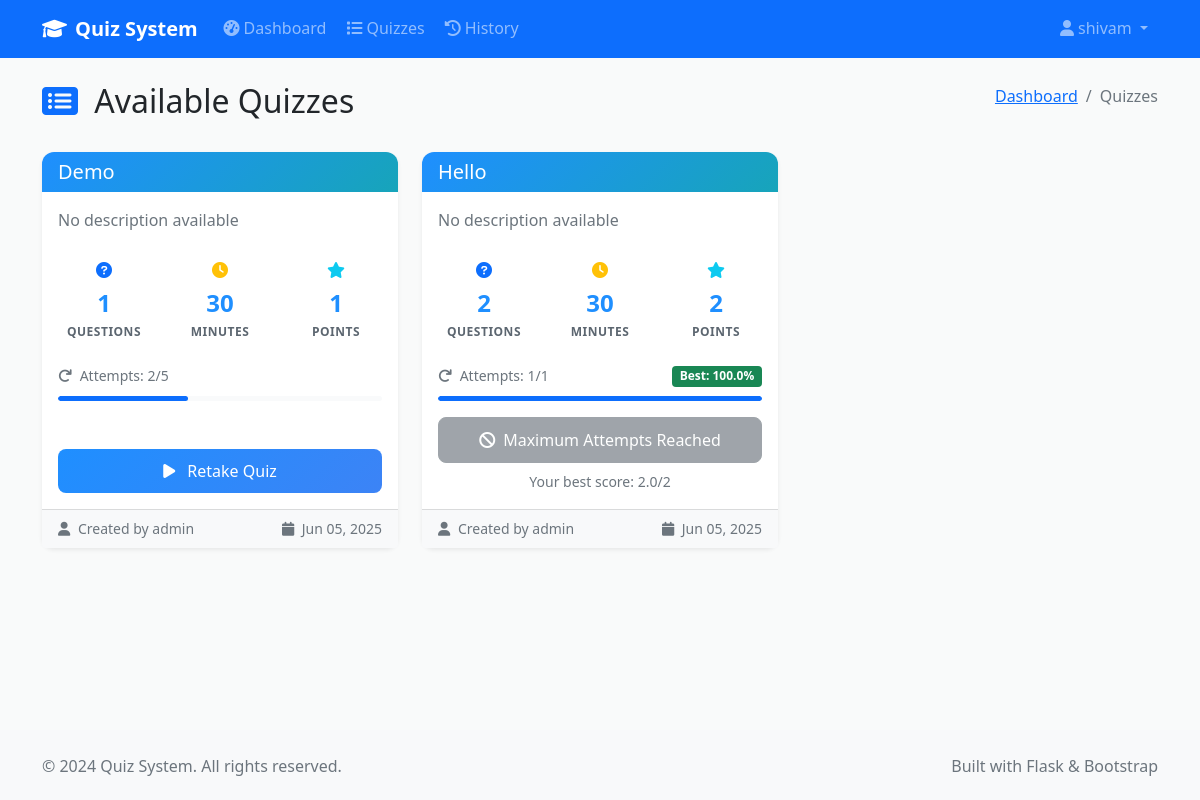
Screenshot of /quiz/list (signed in) with the database file from the repository.
### models.py (models this page shows)
class User(UserMixin, db.Model):
    id = db.Column(db.Integer, primary_key=True)
    username = db.Column(db.String(64), unique=True, nullable=False)
    email = db.Column(db.String(120), unique=True, nullable=False)
    password_hash = db.Column(db.String(256), nullable=False)
    is_admin = db.Column(db.Boolean, default=False)
    created_at = db.Column(db.DateTime, default=datetime.utcnow)
    created_quizzes = db.relationship('Quiz', backref='creator', lazy=True)
    quiz_attempts = db.relationship('QuizAttempt', backref='user', lazy=True)

class Quiz(db.Model):
    id = db.Column(db.Integer, primary_key=True)
    title = db.Column(db.String(200), nullable=False)
    description = db.Column(db.Text)
    created_by = db.Column(db.Integer, db.ForeignKey('user.id'), nullable=False)
    time_limit = db.Column(db.Integer, default=30)  # in minutes
    max_attempts = db.Column(db.Integer, default=1)
    is_active = db.Column(db.Boolean, default=True)
    created_at = db.Column(db.DateTime, default=datetime.utcnow)
    questions = db.relationship('Question', backref='quiz', lazy=True, cascade='all, delete-orphan')
    attempts = db.relationship('QuizAttempt', backref='quiz', lazy=True)
    def get_total_points(self):
        return sum(q.points for q in self.questions)

### quiz.py (the view)
@quiz_bp.route('/list')
@login_required
def quiz_list():
    quizzes = Quiz.query.filter_by(is_active=True).all()
    quiz_data = []
    for quiz in quizzes:
        user_attempts = QuizAttempt.query.filter_by(
            user_id=current_user.id, quiz_id=quiz.id
        ).count()
        best_score = db.session.query(db.func.max(QuizAttempt.score)).filter_by(
            user_id=current_user.id, quiz_id=quiz.id, is_completed=True
        ).scalar() or 0
        quiz_data.append({
            'quiz': quiz,
            'attempts_taken': user_attempts,
            'can_attempt': user_attempts < quiz.max_attempts,
            'best_score': best_score,
            'total_points': quiz.get_total_points()
        })
    return render_template('user/quiz_list.html', quiz_data=quiz_data)

### app.py (called while the page is built)
@login_manager.user_loader
def load_user(user_id):
    from models import User
    return User.query.get(int(user_id))

@app.context_processor
def inject_now():
    return {'now': datetime.utcnow()}

@app.context_processor
def inject_csrf_token():
    from flask_wtf.csrf import generate_csrf
    return dict(csrf_token=generate_csrf())

### templates/user/quiz_list.html (shortened to what this page needs)
{% extends "base.html" %}
{% block content %}
<div class="container my-4">
    <div class="row">
        <div class="col-12">
            <div class="d-flex justify-content-between align-items-center mb-4">
                <h2>
                    <i class="fas fa-list-alt text-primary me-2"></i>
                    Available Quizzes
                </h2>
                <nav aria-label="breadcrumb">
                    <ol class="breadcrumb">
                        <li class="breadcrumb-item">
                            <a href="{{ url_for('quiz.dashboard') }}">Dashboard</a>
                        </li>
                        <li class="breadcrumb-item active">Quizzes</li>
                    </ol>
                </nav>
            </div>
        </div>
    </div>
    {% if quiz_data %}
        <div class="row g-4">
            {% for data in quiz_data %}
                <div class="col-lg-4 col-md-6">
                    <div class="card quiz-card border-0 shadow-sm h-100">
                        <div class="card-header bg-gradient-primary text-white">
                            <h5 class="card-title mb-0">{{ data.quiz.title }}</h5>
                        </div>
                        <div class="card-body d-flex flex-column">
                            <p class="card-text text-muted mb-3">
                                {{ data.quiz.description or 'No description available' }}
                            </p>
                            <div class="quiz-stats mb-3">
                                <div class="row text-center">
                                    <div class="col-4">
                                        <div class="stat-item">
                                            <i class="fas fa-question-circle text-primary"></i>
                                            <div class="stat-value">{{ data.quiz.questions|length }}</div>
                                            <div class="stat-label">Questions</div>
                                        </div>
                                    </div>
                                    <div class="col-4">
                                        <div class="stat-item">
                                            <i class="fas fa-clock text-warning"></i>
                                            <div class="stat-value">{{ data.quiz.time_limit }}</div>
                                            <div class="stat-label">Minutes</div>
                                        </div>
                                    </div>
                                    <div class="col-4">
                                        <div class="stat-item">
                                            <i class="fas fa-star text-info"></i>
                                            <div class="stat-value">{{ data.total_points }}</div>
                                            <div class="stat-label">Points</div>
                                        </div>
                                    </div>
                                </div>
                            </div>
                            <div class="attempt-info mb-3">
                                <div class="d-flex justify-content-between align-items-center">
                                    <span class="text-muted small">
                                        <i class="fas fa-redo me-1"></i>
                                        Attempts: {{ data.attempts_taken }}/{{ data.quiz.max_attempts }}
                                    </span>
                                    {% if data.best_score > 0 %}
                                        <span class="badge bg-{% if (data.best_score / data.total_points * 100) >= 70 %}success{% elif (data.best_score / data.total_points * 100) >= 50 %}warning{% else %}secondary{% endif %}">
                                            Best: {{ ((data.best_score / data.total_points * 100) if data.total_points > 0 else 0)|round(1) }}%
                                        </span>
                                    {% endif %}
                                </div>
                                {% if data.attempts_taken > 0 %}
                                    <div class="progress mt-2" style="height: 5px;">
                                        <div class="progress-bar"
                                             role="progressbar"
                                             style="width: {{ (data.attempts_taken / data.quiz.max_attempts * 100) }}%">
                                        </div>
                                    </div>
                                {% endif %}
                            </div>
                            <div class="mt-auto">
                                {% if data.can_attempt %}
                                    <a href="{{ url_for('quiz.start_quiz', quiz_id=data.quiz.id) }}"
                                       class="btn btn-primary w-100">
                                        <i class="fas fa-play me-2"></i>
                                        {% if data.attempts_taken == 0 %}Start Quiz{% else %}Retake Quiz{% endif %}
                                    </a>
                                {% else %}
                                    <div class="text-center">
                                        <button class="btn btn-secondary w-100" disabled>
                                            <i class="fas fa-ban me-2"></i>Maximum Attempts Reached
                                        </button>
                                        {% if data.best_score > 0 %}
                                            <small class="text-muted d-block mt-2">
                                                Your best score: {{ data.best_score }}/{{ data.total_points }}
                                            </small>
                                        {% endif %}
                                    </div>
                                {% endif %}
                            </div>
                        </div>
                        <div class="card-footer bg-light text-muted small">
                            <i class="fas fa-user me-1"></i>
                            Created by {{ data.quiz.creator.username }}
                            <span class="float-end">
                                <i class="fas fa-calendar me-1"></i>
                                {{ data.quiz.created_at.strftime('%b %d, %Y') }}
                            </span>
                        </div>
                    </div>
                </div>
            {% endfor %}
        </div>
    {% endif %}
</div>
{% endblock %}

### templates/base.html (shortened to what this page needs)
<!DOCTYPE html>
<html lang="en">
<head>
    <link href="https://cdn.jsdelivr.net/npm/bootstrap@5.1.3/dist/css/bootstrap.min.css" rel="stylesheet">
    <link rel="stylesheet" href="https://cdnjs.cloudflare.com/ajax/libs/font-awesome/6.0.0/css/all.min.css">
    <link rel="stylesheet" href="{{ url_for('static', filename='css/style.css') }}">
</head>
<body>
    <nav class="navbar navbar-expand-lg navbar-dark bg-primary">
        <div class="container">
            <a class="navbar-brand" href="{{ url_for('index') }}">
                <i class="fas fa-graduation-cap me-2"></i>Quiz System
            </a>
            <div class="collapse navbar-collapse" id="navbarNav">
                <ul class="navbar-nav me-auto">
                    {% if current_user.is_authenticated %}
                        {% if current_user.is_admin %}
                            <li class="nav-item">
                                <a class="nav-link" href="{{ url_for('admin.dashboard') }}">
                                    <i class="fas fa-tachometer-alt me-1"></i>Dashboard
                                </a>
                            </li>
                            <li class="nav-item">
                                <a class="nav-link" href="{{ url_for('admin.create_quiz') }}">
                                    <i class="fas fa-plus me-1"></i>Create Quiz
                                </a>
                            </li>
                            <li class="nav-item">
                                <a class="nav-link" href="{{ url_for('admin.manage_users') }}">
                                    <i class="fas fa-users me-1"></i>Users
                                </a>
                            </li>
                            <li class="nav-item">
                                <a class="nav-link" href="{{ url_for('admin.results') }}">
                                    <i class="fas fa-chart-bar me-1"></i>Results
                                </a>
                            </li>
                        {% else %}
                            <li class="nav-item">
                                <a class="nav-link" href="{{ url_for('quiz.dashboard') }}">
                                    <i class="fas fa-tachometer-alt me-1"></i>Dashboard
                                </a>
                            </li>
                            <li class="nav-item">
                                <a class="nav-link" href="{{ url_for('quiz.quiz_list') }}">
                                    <i class="fas fa-list me-1"></i>Quizzes
                                </a>
                            </li>
                            <li class="nav-item">
                                <a class="nav-link" href="{{ url_for('quiz.history') }}">
                                    <i class="fas fa-history me-1"></i>History
                                </a>
                            </li>
                        {% endif %}
                    {% endif %}
                </ul>
                <ul class="navbar-nav">
                    {% if current_user.is_authenticated %}
                        <li class="nav-item dropdown">
                            <a class="nav-link dropdown-toggle" href="#" id="navbarDropdown" role="button" data-bs-toggle="dropdown">
                                <i class="fas fa-user me-1"></i>{{ current_user.username }}
                            </a>
                        </li>
                    {% endif %}
                </ul>
            </div>
        </div>
    </nav>
    <main class="main-content">
        {% block content %}{% endblock %}
    </main>
    <footer class="bg-light py-4 mt-5">
        <div class="container">
            <div class="row">
                <div class="col-md-6">
                    <p class="text-muted mb-0">&copy; 2024 Quiz System. All rights reserved.</p>
                </div>
                <div class="col-md-6 text-end">
                    <p class="text-muted mb-0">Built with Flask & Bootstrap</p>
                </div>
            </div>
        </div>
    </footer>
</body>
</html>

### static/css/style.css (style rules this page uses)
:root { --primary-color: 210 100% 56%; --primary-rgb: 0, 123, 255; --secondary-color: 108 117% 125%; --success-color: 142 71% 45%; --info-color: 188 78% 41%; --warning-color: 45 100% 51%; --danger-color: 354 70% 54%; --light-color: 210 17% 98%; --dark-color: 210 11% 15%; --background: 210 11% 98%; --surface: 0 0% 100%; --text-primary: 210 11% 15%; --text-secondary: 210 10% 40%; --border: 210 14% 89%; }
body { font-family: 'Segoe UI', Tahoma, Geneva, Verdana, sans-serif; background-color: hsl(var(--background)); color: hsl(var(--text-primary)); line-height: 1.6; }
.main-content { min-height: calc(100vh - 200px); }
.navbar-brand { font-weight: 600; font-size: 1.25rem; }
.navbar-nav .nav-link { font-weight: 500; padding: 0.5rem 1rem; border-radius: 0.375rem; margin: 0 0.125rem; transition: all 0.2s ease; }
.card { border: 1px solid hsl(var(--border)); border-radius: 0.75rem; transition: all 0.3s ease; }
.card-header { border-bottom: 1px solid hsl(var(--border)); border-radius: 0.75rem 0.75rem 0 0 !important; background-color: hsl(var(--light-color)) !important; }
.stat-label { font-size: 0.875rem; font-weight: 600; text-transform: uppercase; letter-spacing: 0.5px; }
.quiz-card { transition: all 0.3s ease; }
.quiz-card .card-header { background: linear-gradient(135deg, hsl(var(--primary-color)), hsl(var(--info-color))); color: white; border: none; }
.quiz-stats .stat-item { text-align: center; padding: 0.5rem; }
.quiz-stats .stat-value { font-size: 1.5rem; font-weight: 600; color: hsl(var(--primary-color)); }
.quiz-stats .stat-label { font-size: 0.75rem; color: hsl(var(--text-secondary)); text-transform: uppercase; letter-spacing: 0.5px; }
.progress { height: 8px; border-radius: 4px; background-color: hsl(var(--light-color)); }
.progress-bar { border-radius: 4px; transition: width 0.3s ease; }
.btn { font-weight: 500; border-radius: 0.5rem; padding: 0.625rem 1.25rem; transition: all 0.2s ease; }
.btn-primary { background: linear-gradient(135deg, hsl(var(--primary-color)), hsl(217 91% 60%)); border: none; }
.bg-gradient-primary { background: linear-gradient(135deg, hsl(var(--primary-color)), hsl(var(--info-color))) !important; }

### rows the page displays
User: username "shivam"
Quiz: quiz "Demo", quiz "No description available", quiz.time_limit "30", quiz.max_attempts "5", quiz.created_at "Jun 05, 2025"
User: quiz.creator.username "admin" "admin"
Quiz: quiz "Hello", quiz "No description available", quiz.time_limit "30", quiz.max_attempts "1", quiz.created_at "Jun 05, 2025"

### other values shown
{{ data.quiz.questions|length }} "1" "2"
{{ data.total_points }} "1" "2"
{{ data.attempts_taken }} "2" "1"
{{ data.best_score }} "2.0"
{{ data.total_points }} "2"
